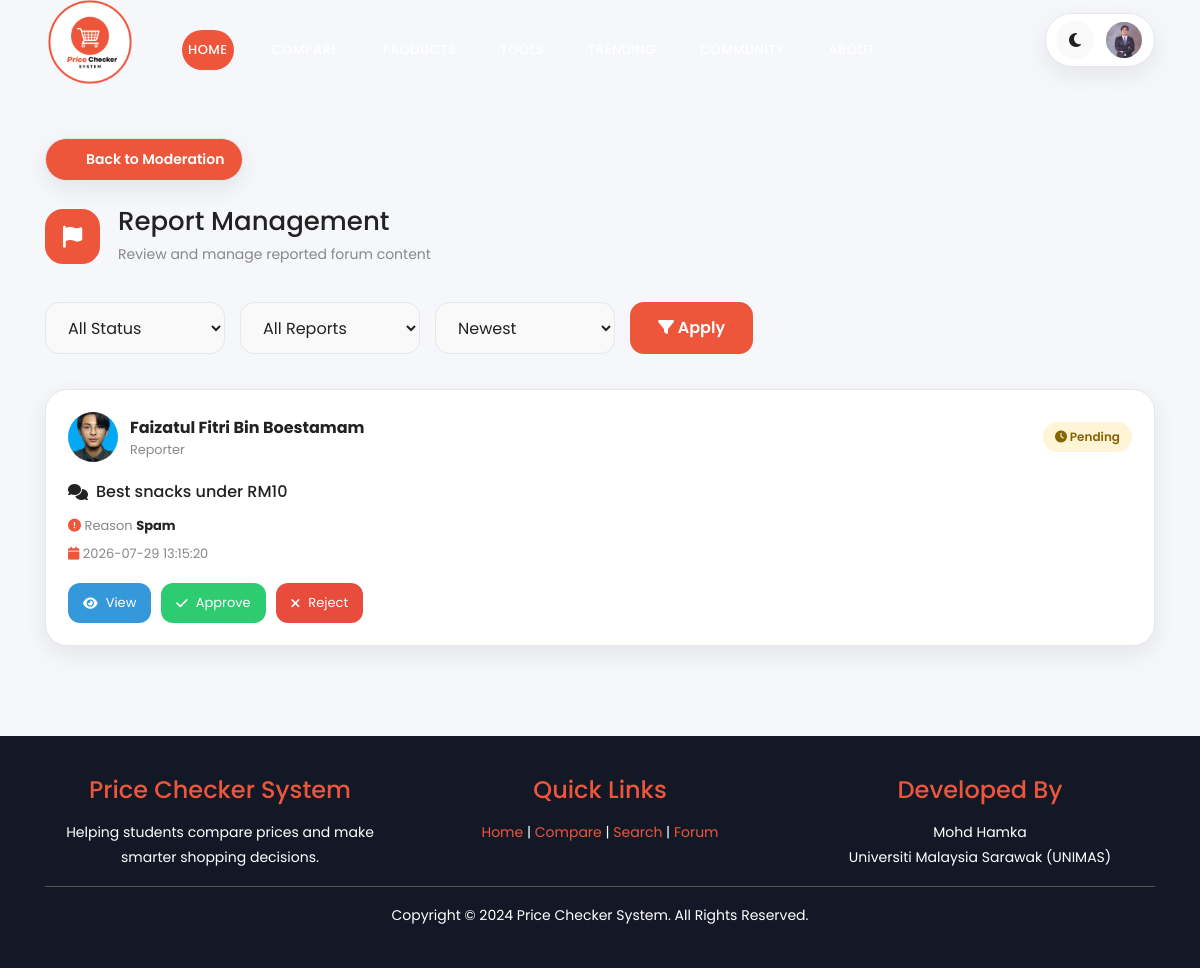
Page /src/admin/forumReports.php (signed in) on the earlier database version.
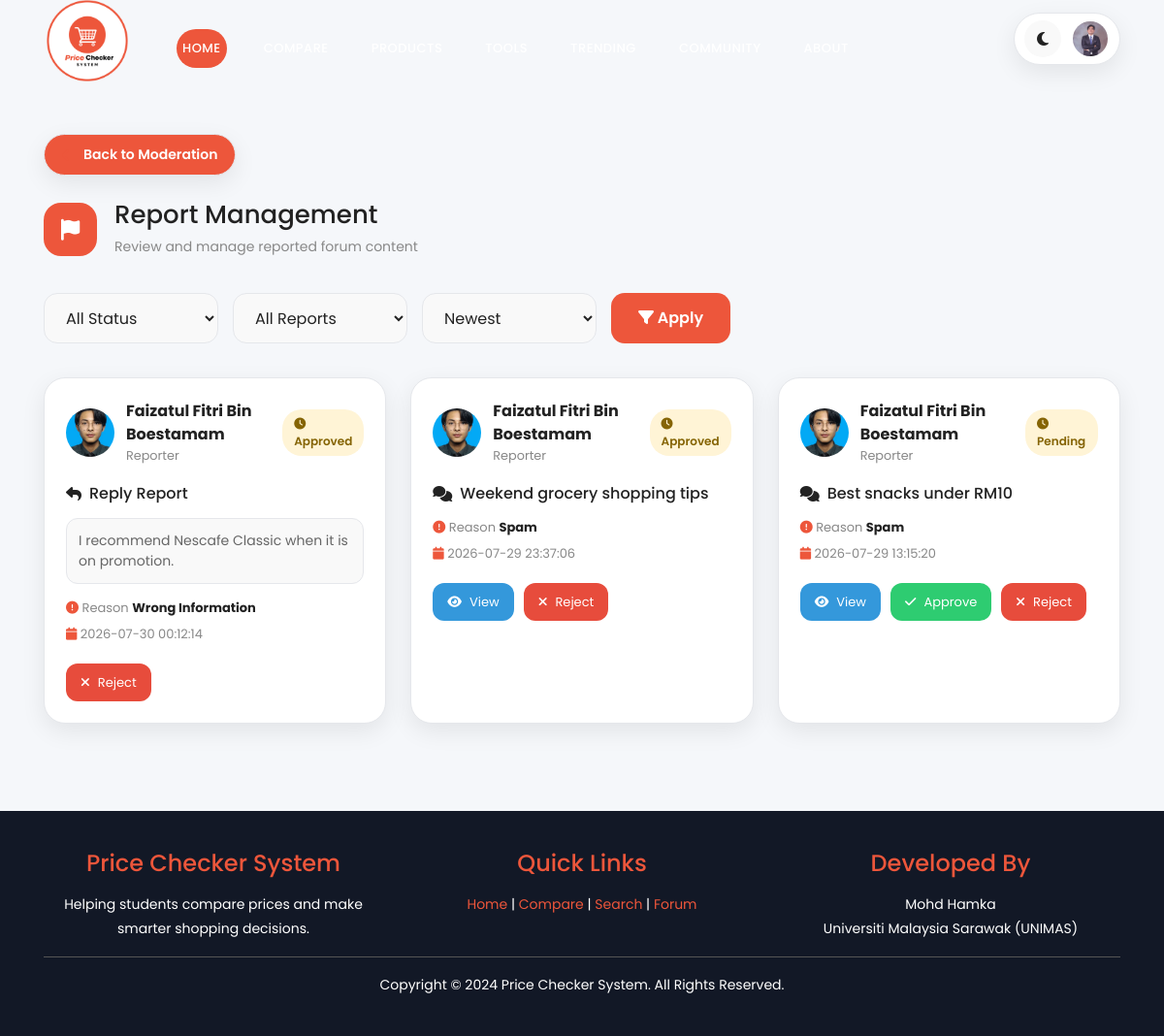
Same page on the later database version.
### tables this page shows
CREATE TABLE `forumreport` (
  `reportID` int(11) NOT NULL,
  `topicID` int(11) DEFAULT NULL,
  `replyID` int(11) DEFAULT NULL,
  `studentID` int(11) DEFAULT NULL,
  `reason` varchar(255) DEFAULT NULL,
  `created_at` timestamp NOT NULL DEFAULT current_timestamp(),
  `status` enum('Pending','Approved','Rejected') DEFAULT 'Pending'
);

CREATE TABLE `student` (
  `studentID` int(11) NOT NULL,
  `fullName` varchar(255) NOT NULL,
  `username` varchar(255) NOT NULL,
  `email` varchar(255) NOT NULL,
  `password` varchar(255) NOT NULL,
  `studentIMG` varchar(255) NOT NULL,
  `logStatus` varchar(255) NOT NULL,
  `created_at` timestamp NOT NULL DEFAULT current_timestamp()
);

CREATE TABLE `forumtopic` (
  `topicID` int(11) NOT NULL,
  `studentID` int(11) NOT NULL,
  `categoryID` int(11) NOT NULL,
  `topicTitle` varchar(200) NOT NULL,
  `topicContent` text NOT NULL,
  `views` int(11) DEFAULT 0,
  `isPinned` tinyint(1) DEFAULT 0,
  `isLocked` tinyint(1) DEFAULT 0,
  `status` enum('Active','Hidden') DEFAULT 'Active',
  `created_at` timestamp NOT NULL DEFAULT current_timestamp(),
  `updated_at` timestamp NOT NULL DEFAULT current_timestamp() ON UPDATE current_timestamp(),
  `topicTags` varchar(255) DEFAULT NULL
);

CREATE TABLE `forumreply` (
  `replyID` int(11) NOT NULL,
  `topicID` int(11) NOT NULL,
  `studentID` int(11) NOT NULL,
  `replyContent` text NOT NULL,
  `created_at` timestamp NOT NULL DEFAULT current_timestamp(),
  `updated_at` timestamp NULL DEFAULT current_timestamp() ON UPDATE current_timestamp(),
  `status` varchar(20) NOT NULL DEFAULT 'Active'
);

### src/admin/forumReports.php (the view, shortened to what the changed rows need)
<?php
include("../config/db_cPCS.php");
$sort = $_GET['sort'] ?? "new";
$sql = "
SELECT
fr.*,
s.fullName,
s.studentIMG,
t.topicTitle,
r.replyContent
FROM forumreport fr
LEFT JOIN student s
ON fr.studentID=s.studentID
LEFT JOIN forumtopic t
ON fr.topicID=t.topicID
LEFT JOIN forumreply r
ON fr.replyID=r.replyID
WHERE 1
";
switch($sort)
{
default:
    $sql.=" ORDER BY fr.created_at DESC";
}
$limit=10;
$page=isset($_GET['page'])
? (int)$_GET['page']
:1;
$offset=($page-1)*$limit;
$sql.=" LIMIT $offset,$limit";
$reports=mysqli_query($conn,$sql);
?>
<!DOCTYPE html>
<html>
<head>
    <link rel="stylesheet" type="text/css" href="../../assets/css/bootstrap.min.css">
    <link rel="stylesheet" type="text/css" href="../../assets/css/font-awesome.css">
    <link rel="stylesheet" href="https://cdnjs.cloudflare.com/ajax/libs/font-awesome/6.7.2/css/all.min.css">
    <link rel="stylesheet" href="../../assets/css/styleindex.css">
    <link rel="stylesheet" href="../../assets/css/forum.css">
    <link rel="stylesheet" href="../../assets/css/footer.css">
</head>
<body>
<section class="section community-section" id="community">
    <div class="container">
        <br><br>
        <div class="forum-page-header">
            <div>
                <h2>
                    Report Management
                </h2>
            </div>
        </div>
        <div class="report-grid">
            <?php while($report=mysqli_fetch_assoc($reports)){ ?>
            <div class="report-card">
                <div class="report-top">
                    <div class="report-type">
                        <div class="report-avatar">
                            <img src="<?php echo !empty($report['studentIMG'])
                            ? $report['studentIMG']
                            : '../../assets/images/profile/default.png'; ?>">
                        </div>
                        <div>
                            <strong>
                                <?php echo htmlspecialchars($report['fullName']); ?>
                            </strong>
                            <small>
                                Reporter
                            </small>
                        </div>
                    </div>
                    <span class="report-status pending">
                        <i class="fa-solid fa-clock"></i>
                        <?php echo $report['status'] ?? "Pending"; ?>
                    </span>
                </div>
                <div class="report-body">
                    <h4>
                    <?php
                    if($report['topicID'])
                    {
                        ?>
                        <i class="fa-solid fa-comments"></i>
                        <?php
                        echo htmlspecialchars($report['topicTitle']);
                    }
                    else
                    {
                        ?>
                        <i class="fa-solid fa-reply"></i>
                        Reply Report
                        <?php
                    }
                    ?>
                    </h4>
                    <?php if($report['replyContent']){ ?>
                    <div class="reported-content">
                        <?php echo htmlspecialchars($report['replyContent']); ?>
                    </div>
                    <?php } ?>
                    <div class="report-info">
                        <div>
                            <i class="fa-solid fa-circle-exclamation"></i>
                            Reason
                            <strong>
                            <?php echo htmlspecialchars($report['reason']); ?>
                            </strong>
                        </div>
                        <div>
                            <i class="fa-solid fa-calendar"></i>
                            <?php echo $report['created_at']; ?>
                        </div>
                    </div>
                </div>
                <div class="report-actions">
                    <?php if($report['topicID']){ ?>
                    <a href="forumTopicView.php?id=<?php echo $report['topicID']; ?>"
                    class="report-btn view-btn">
                        <i class="fa-solid fa-eye"></i>
                        View
                    </a>
                    <?php } ?>
                    <?php
                    $status = strtolower($report['status'] ?? "pending");
                    ?>
                    <?php if($status != "approved"){ ?>
                    <button class="report-btn approve-btn"
                    data-id="<?php echo $report['reportID']; ?>">
                        <i class="fa-solid fa-check"></i>
                        Approve
                    </button>
                    <?php } ?>
                    <?php if($status != "rejected"){ ?>
                    <button class="report-btn reject-btn"
                    data-id="<?php echo $report['reportID']; ?>">
                        <i class="fa-solid fa-xmark"></i>
                        Reject
                    </button>
                    <?php } ?>
                    </div>
            </div>
            <?php } ?>
        </div>
</div>
</section>
</body>
</html>

Differences in the rows shown:
added forumreport: studentID.studentIMG (picture), studentID.fullName "Faizatul Fitri Bin Boestamam", status "Approved", shows "Reply Report", replyID.replyContent "I recommend Nescafe Classic when it is on promotion.", reason "Wrong Information", created_at "2026-07-30 00:12:14"
added forumreport: studentID.studentIMG (picture), studentID.fullName "Faizatul Fitri Bin Boestamam", status "Approved", topicID.topicTitle "Weekend grocery shopping tips", reason "Spam", created_at "2026-07-29 23:37:06"
